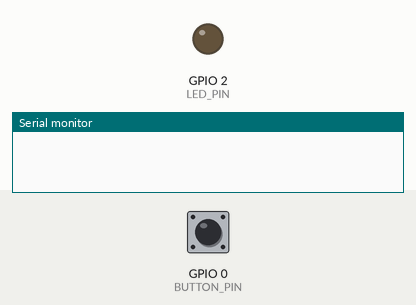
The program below on a simulated ESP32. Shown: output pins drawn as LEDs (lit = HIGH), the last lines printed to the serial monitor. Inputs (shaded band) come from the test bench; at power-on: GPIO 0 (BUTTON_PIN) HIGH.

Above: at 1.2 s.
1.3 s: GPIO 0 (BUTTON_PIN) pulled LOW for 0.15 s
At 2.4 s:
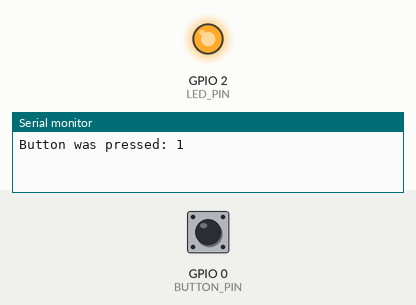
2.9 s: GPIO 0 (BUTTON_PIN) pulled LOW for 1 s
At 3.6 s:
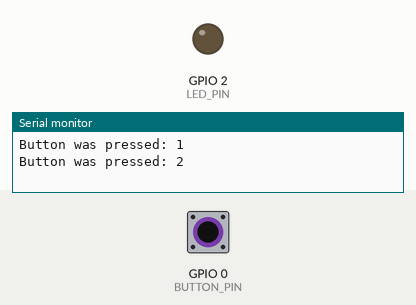
5.4 s: GPIO 0 (BUTTON_PIN) pulled LOW for 3.2 s
At 6.7 s:
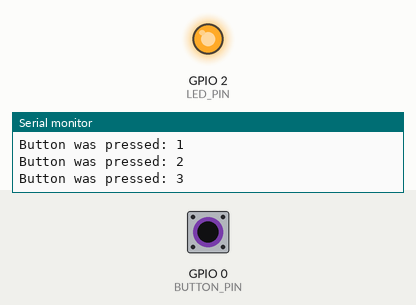
Timing chart, 0 to 8.4 s (numbered marks = the images above; inputs shaded):
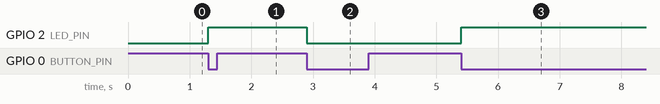

The program:

main.cpp
```cpp
/**
 * @brief: This program used to study how to build a library for debounce.
 *
 * @note: For more information about debounce technique,
 *        See "Docs" folder.
 */
#include <Arduino.h>
#include "Debounce.h"

#define BUTTON_PIN    0
#define LED_PIN       2

bool ledState = LOW;
uint8_t count = 0;

Debounce button(BUTTON_PIN);  // Pin 2 for button, using default debounce delay (50 ms)

void setup() {
  pinMode(LED_PIN, OUTPUT);
}

void loop() {
  button.update();  // Call the update method in the loop

  if (button.isPressed()) {
    count++;
    printf("Button was pressed: %d\n", count);

    ledState = !ledState;
    digitalWrite(LED_PIN, ledState);
  }
}
```

Measured:
- after the input at 1.3 s, GPIO 2 (LED_PIN): LOW → HIGH at once
- after the input at 2.9 s, GPIO 2 (LED_PIN): HIGH → LOW at once
- after the input at 5.4 s, GPIO 2 (LED_PIN): LOW → HIGH at once
